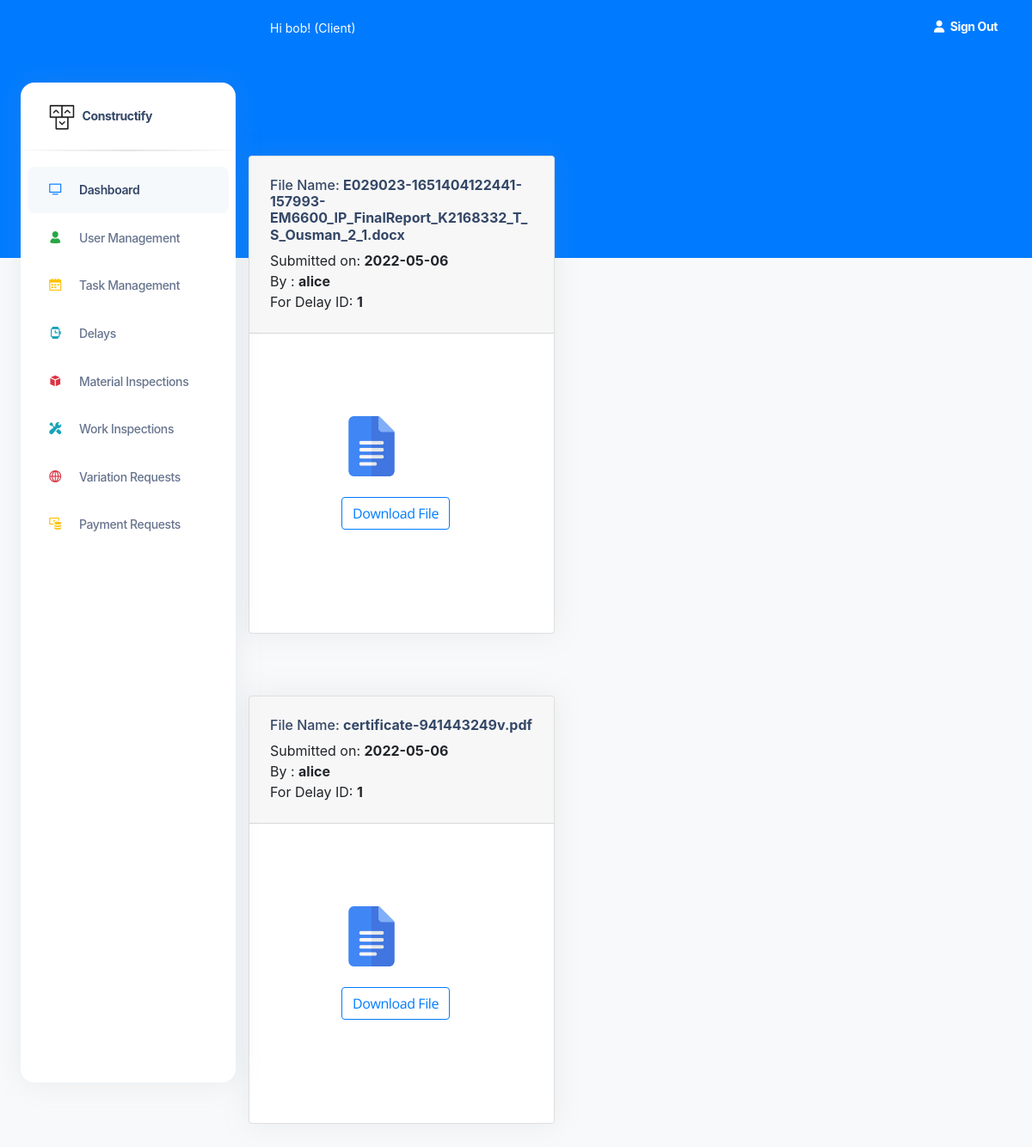
The page /EOTSubmitted/1 (signed in) on the database its author committed.
### construct/models.py (models this page shows, shortened)
class User(db.Model, UserMixin):
    id = db.Column(db.Integer(), nullable=False, primary_key=True)
    username = db.Column(db.String(length=30), nullable=False, unique=True)
    email_address = db.Column(db.String(length=50),
                              nullable=False, unique=True)
    password_hash = db.Column(db.String(length=50),
                              nullable=False, unique=True)
    role = db.Column(db.String(length=30), nullable=False, unique=False)
    contact_number = db.Column(db.String(length=30), nullable=False, unique=False)
    @property
    def password(self):
        return self.password

class EOTDocument(db.Model):
    id = db.Column(db.Integer(), nullable=False, primary_key=True)
    eot_file_name = db.Column(db.String(length=30), nullable=False)
    eot_id = db.Column(db.String(length=30), nullable=False)
    status = db.Column(db.String(length=30), nullable=False)
    submitted_date = db.Column(db.String(length=30), nullable=False)
    submitted_by=db.Column(db.String(length=30), nullable=False)

### construct/routes.py (the view)
@app.route("/EOTSubmitted/<string:passed_id>", methods=['GET', 'POST'])
@login_required
def eot_submitted_page(passed_id):
        submitted_eot= EOTDocument.query.all()
        check_if_empty="True"
        for eot in submitted_eot:
            if eot.eot_id == passed_id:
                check_if_empty="False"
                break
        page_message="EOT's Submitted by the Contractor"
        return render_template('SubmittedEOTGallery.html', submited_eot_refs=submitted_eot, passed_eot_id=str(passed_id),check_if_empty=check_if_empty)

### construct/models.py (called while the page is built)
@login_manager.user_loader
def load_user(user_id):
    return User.query.get(int(user_id))

### construct/templates/SubmittedEOTGallery.html (shortened to what this page needs)
<!DOCTYPE html>
<html lang="en">
<head>
  <link href="{{ url_for('static', filename='assets')}}/css/nucleo-icons.css" rel="stylesheet" />
  <link href="{{ url_for('static', filename='assets')}}/css/nucleo-svg.css" rel="stylesheet" />
  <link href="{{ url_for('static', filename='assets')}}/css/nucleo-svg.css" rel="stylesheet" />
  <link id="pagestyle" href="{{ url_for('static', filename='assets')}}/css/argon-dashboard.css?v=2.0.2"
    rel="stylesheet" />
  <link rel="stylesheet" type="text/css"
    href="https://stackpath.bootstrapcdn.com/bootstrap/4.2.1/css/bootstrap.min.css">
</head>
{% include 'includes/GlobalSideNavbar.html' %}
<main class="main-content position-relative border-radius-lg ">
  {% include 'includes/GlobalNavbar.html' %}
  <br><br><br><br>
  {% for eot in submited_eot_refs %}
  {% if eot.eot_id == passed_eot_id %}
  <div class="container-fluid py-4">
    <div class="row">
      <div class="col-5">
        <div class="card mb-4">
          <div class="card-header pb-0">
            <h6>File Name: <strong> {{eot.eot_file_name}}</strong></h6>
            <h7>Submitted on: <strong>{{eot.submitted_date}}</strong>  <br>
            <h7>By : <strong>{{eot.submitted_by}} </strong></h7> <br>
            <h7>For Delay ID: <strong>{{passed_eot_id}}</strong></h7> <br><br>
          </div>
          <div class="card-body px-0 pt-0 pb-2">
            <div class="col-md-8 p-lg-5 mx-auto my-5">
              <div class="table-responsive p-0">
                <img src="/static/icons/doc_icon.png" alt="User Image" width="70" height="70">
                <br><br>
                  <a class="btn btn-outline-primary" href="{{url_for('downloadeot',eot_name=eot.eot_file_name)}}" role="button">Download File</a>
              </div>
            </div>
          </div>
        </div>
      </div>
    </div>
  </div>
  {% endif %}
  {% endfor %}
  </body>
</html>

### construct/templates/includes/GlobalNavbar.html (shortened to what this page needs)
<nav class="navbar navbar-main navbar-expand-lg px-0 mx-4 shadow-none border-radius-xl " id="navbarBlur"
  data-scroll="false">
  <div class="container-fluid py-1 px-3">
    <nav aria-label="breadcrumb">
      <ol class="breadcrumb bg-transparent mb-0 pb-0 pt-1 px-0 me-sm-6 me-5">
        <li class="breadcrumb-item text-sm text-white active" aria-current="page">Hi {{current_user.username}}!
          ({{current_user.role}}) </li>
      </ol>
    </nav>
    <ul class="navbar-nav  justify-content-end">
      <li class="nav-item d-flex align-items-left">
        <a href="{{url_for('logout_page')}}" class="nav-link text-white font-weight-bold px-0">
          <i class="fa fa-user me-sm-1"></i>
          <span class="d-sm-inline d-none">Sign Out</span>
        </a>
      </li>
  </div>
</nav>

### rows shown on the page
User: username "bob", role "Client"
EOTDocument: eot_file_name "E029023-1651404122441-157993-EM6600_IP_FinalReport_K2168332_T_S_Ousman_2_1.docx", submitted_date "2022-05-06", submitted_by "alice", passed_eot_id "1"
EOTDocument: eot_file_name "certificate-941443249v.pdf", submitted_date "2022-05-06", submitted_by "alice", eot "1"
